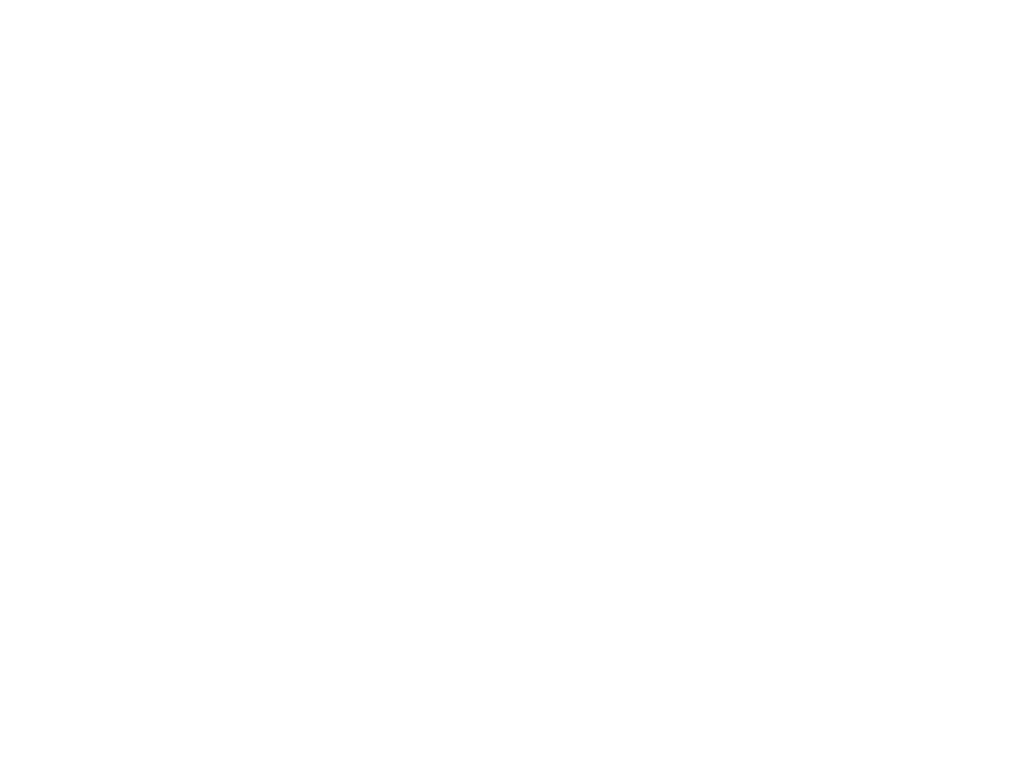
Frame 1 (no input)
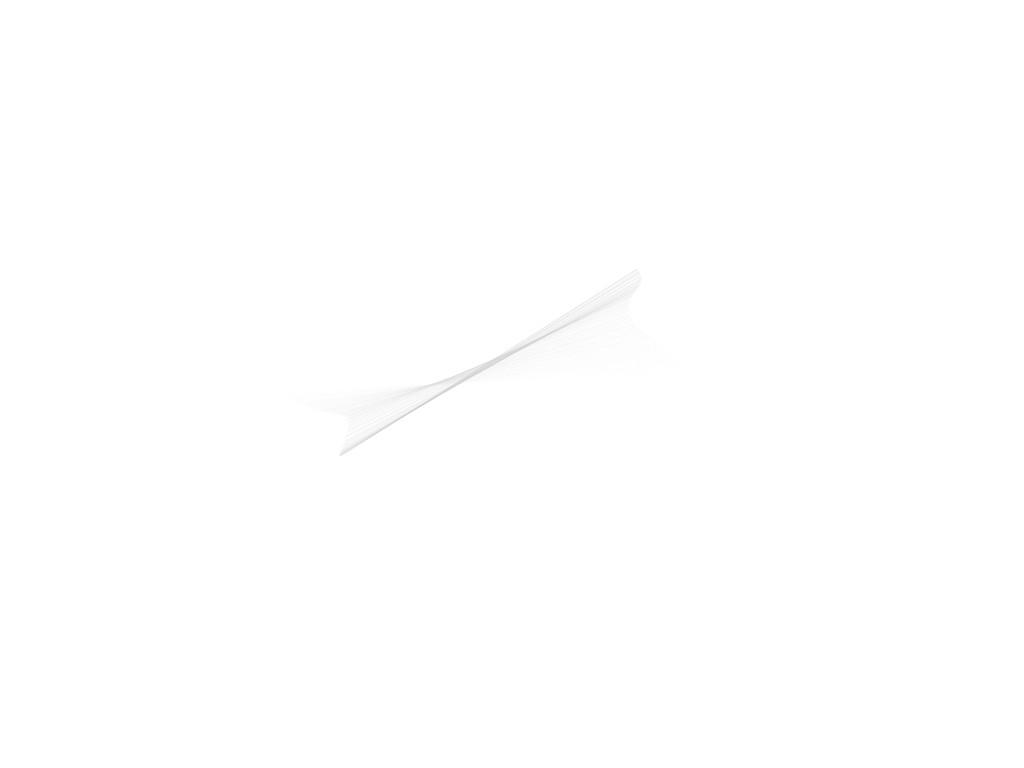
Frame 60 (the mouse pressed at the canvas centre just before this capture)
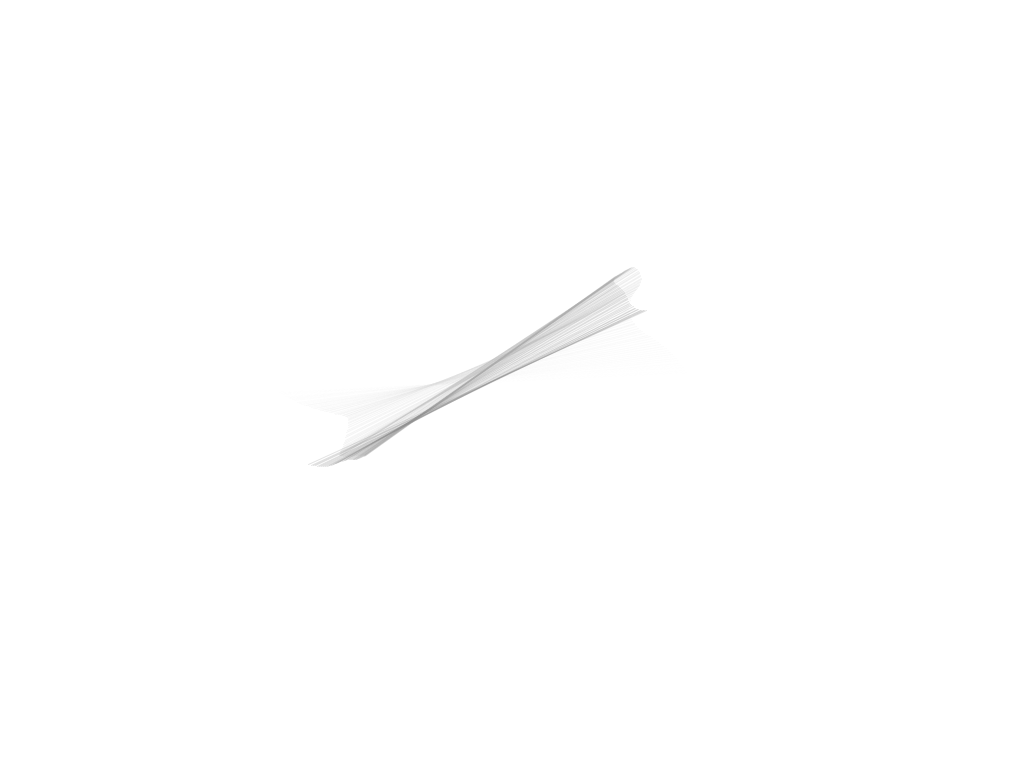
Frame 120 (the mouse held since frame 60 and released just before this capture)

The Processing sketch that drew these frames (run headless with seeded random() and noise(); from frame 60 on, the mouse is pressed at the canvas centre):

// Processing sketch: sketch_4_11
// ── sketch_4_11.pde
float _angnoise, _radiusnoise;
float _xnoise, _ynoise;
float _angle = -PI/2;
float _radius;
float _strokeCol = 254;
int _strokeChange = -1;

void setup() {
  size(1024, 768);
  smooth();
  //frameRate(30);
  background(255);
  noFill();
  
  _angnoise    = random(10);
  _radiusnoise = random(10);
  _xnoise      = random(10);
  _ynoise      = random(10);
}

void draw() {
  _radiusnoise += 0.005;
  _radius = (noise(_radiusnoise) * 550) +1;

  _angnoise += 0.005;
  _angle += (noise(_angnoise) * 6) -3;
  
  if (_angle > 360) { _angle -= 360; }
  if (_angle< 0 )   { _angle += 360; }
  
  _xnoise += 0.01;
  _ynoise += 0.01;
  float centerx = width /2 + (noise(_xnoise) * 100) -50;
  float centery = height/2 + (noise(_ynoise) * 100) -50;
  
  float rad = radians(_angle);
  float x1  = centerx + (_radius * cos(rad));
  float y1  = centery + (_radius * sin(rad));
  
  float opprad = rad + PI;
  float x2 = centerx + (_radius * cos(opprad));
  float y2 = centery + (_radius * sin(opprad));
  
  _strokeCol += _strokeChange;
  if (_strokeCol > 254) { _strokeChange = -1; }
  if (_strokeCol < 0  ) { _strokeChange =  1; }
  stroke(_strokeCol, 60);
  strokeWeight(1);
  line(x1, y1, x2, y2);
}
  
